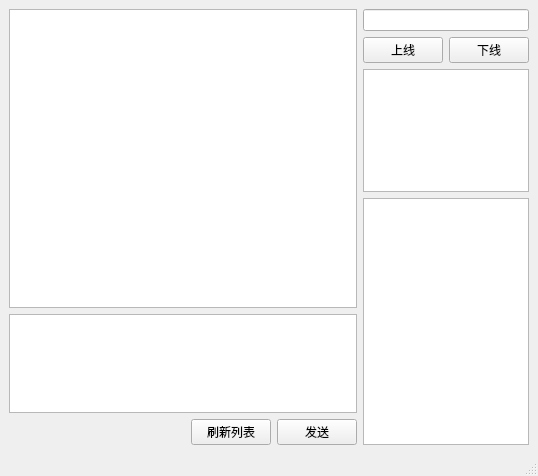
<?xml version="1.0" encoding="UTF-8"?>
<ui version="4.0">
 <class>MainWindow</class>
 <widget class="QMainWindow" name="MainWindow">
  <property name="geometry">
   <rect>
    <x>0</x>
    <y>0</y>
    <width>538</width>
    <height>476</height>
   </rect>
  </property>
  <property name="windowTitle">
   <string>MainWindow</string>
  </property>
  <widget class="QWidget" name="centralwidget">
   <layout class="QHBoxLayout" name="horizontalLayout_3" stretch="6,2">
    <item>
     <layout class="QVBoxLayout" name="verticalLayout">
      <item>
       <widget class="QTextEdit" name="textEditDisplayMessage">
        <property name="sizePolicy">
         <sizepolicy hsizetype="Expanding" vsizetype="Expanding">
          <horstretch>4</horstretch>
          <verstretch>6</verstretch>
         </sizepolicy>
        </property>
        <property name="readOnly">
         <bool>true</bool>
        </property>
       </widget>
      </item>
      <item>
       <widget class="QTextEdit" name="textEditSendMessage">
        <property name="sizePolicy">
         <sizepolicy hsizetype="Expanding" vsizetype="Expanding">
          <horstretch>4</horstretch>
          <verstretch>2</verstretch>
         </sizepolicy>
        </property>
       </widget>
      </item>
      <item>
       <layout class="QHBoxLayout" name="horizontalLayout">
        <item>
         <spacer name="horizontalSpacer">
          <property name="orientation">
           <enum>Qt::Orientation::Horizontal</enum>
          </property>
          <property name="sizeHint" stdset="0">
           <size>
            <width>40</width>
            <height>20</height>
           </size>
          </property>
         </spacer>
        </item>
        <item>
         <widget class="QPushButton" name="pushButtonRefresh">
          <property name="text">
           <string>刷新列表</string>
          </property>
         </widget>
        </item>
        <item>
         <widget class="QPushButton" name="pushButtonSend">
          <property name="text">
           <string>发送</string>
          </property>
          <property name="shortcut">
           <string>Return</string>
          </property>
         </widget>
        </item>
       </layout>
      </item>
     </layout>
    </item>
    <item>
     <layout class="QVBoxLayout" name="verticalLayout_2">
      <item>
       <widget class="QLineEdit" name="lineEditUserName"/>
      </item>
      <item>
       <layout class="QHBoxLayout" name="horizontalLayout_2">
        <item>
         <widget class="QPushButton" name="pushButtonLogin">
          <property name="text">
           <string>上线</string>
          </property>
         </widget>
        </item>
        <item>
         <widget class="QPushButton" name="pushButtonLogout">
          <property name="text">
           <string>下线</string>
          </property>
         </widget>
        </item>
       </layout>
      </item>
      <item>
       <widget class="QTextEdit" name="textEditInfo">
        <property name="sizePolicy">
         <sizepolicy hsizetype="Expanding" vsizetype="Expanding">
          <horstretch>0</horstretch>
          <verstretch>1</verstretch>
         </sizepolicy>
        </property>
        <property name="readOnly">
         <bool>true</bool>
        </property>
       </widget>
      </item>
      <item>
       <widget class="QListWidget" name="listWidgetUsers">
        <property name="sizePolicy">
         <sizepolicy hsizetype="Expanding" vsizetype="Expanding">
          <horstretch>2</horstretch>
          <verstretch>2</verstretch>
         </sizepolicy>
        </property>
       </widget>
      </item>
     </layout>
    </item>
   </layout>
  </widget>
  <widget class="QMenuBar" name="menubar">
   <property name="geometry">
    <rect>
     <x>0</x>
     <y>0</y>
     <width>538</width>
     <height>33</height>
    </rect>
   </property>
  </widget>
  <widget class="QStatusBar" name="statusbar"/>
 </widget>
 <resources/>
 <connections/>
</ui>
